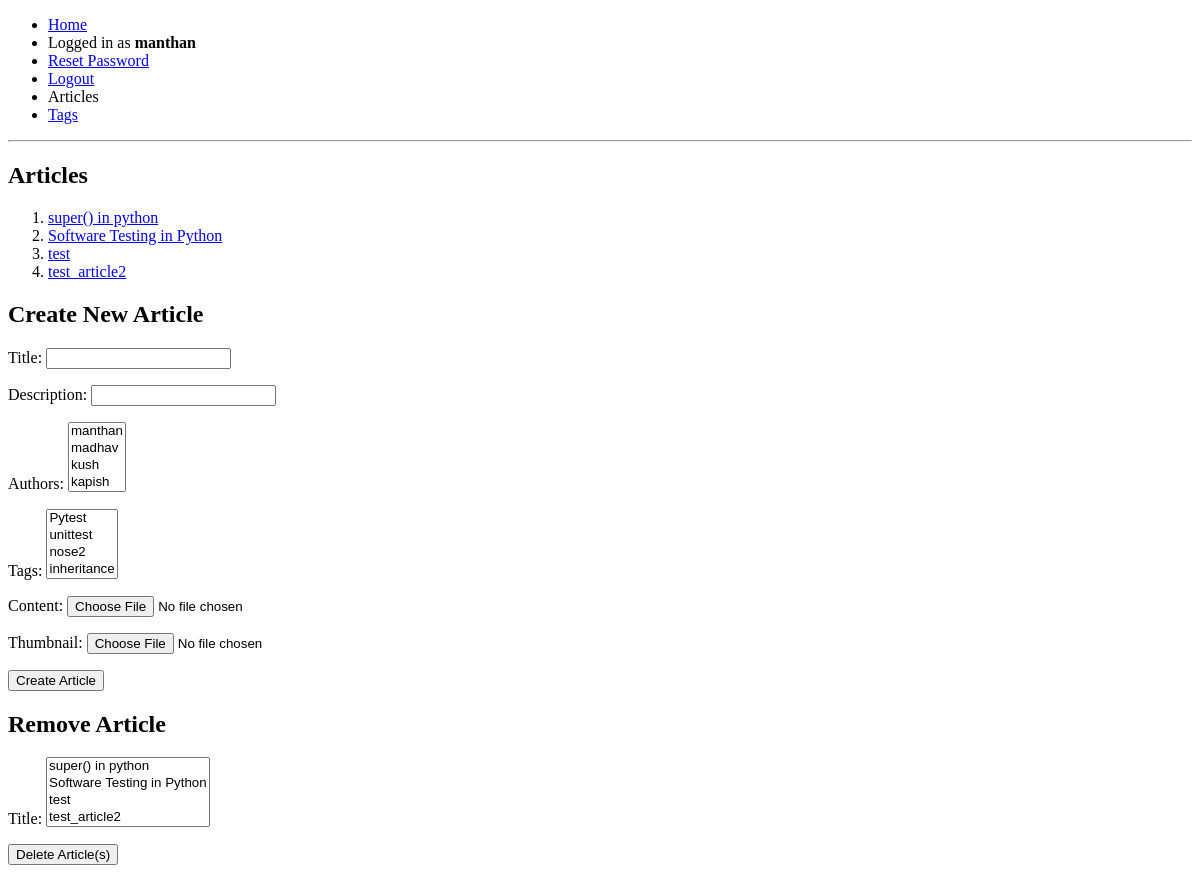
/modify_articles/ (signed in), run on an earlier commit of the app's database.
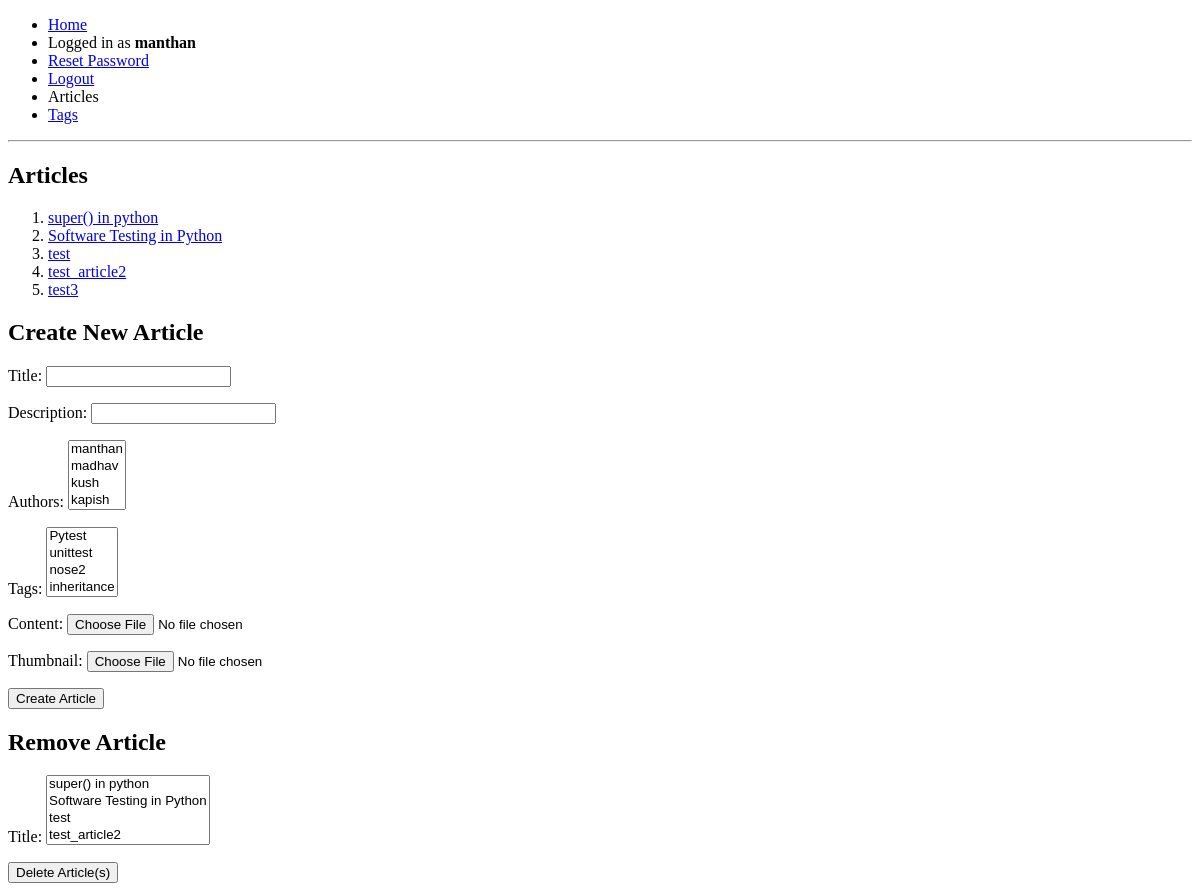
And on a later commit of the database.
### articles/models.py (models this page shows, shortened)
class Article(models.Model):
    title = models.CharField(max_length=50, unique=True)
    description = models.CharField(max_length=200, null=True)
    content = models.FileField(upload_to='uploaded_articles/', unique=True)
    thumbnail = models.ImageField(upload_to='uploaded_articles/')
    authors = models.ManyToManyField(User, related_name='articles_written')
    tags = models.ManyToManyField(Tag, related_name='articles_tagged')
    date_created = models.DateTimeField(auto_now_add=True,
                                        db_column='data_created')

class Tag(models.Model):
    title = models.CharField(max_length=15, unique=True)
    description = models.CharField(max_length=100)
    date_created = models.DateTimeField(auto_now_add=True)
    author = models.ForeignKey(User, on_delete=models.SET_NULL, null=True,
                               related_name='tags_created')
    def __str__(self):
        return self.title

### articles/views.py (the view, shortened to what this page needs)
# urls.py: path('modify_articles/', views.mod_articles, name='modify_articles_url'),
def mod_articles(request):
    if not request.user.is_superuser:
        return redirect('home_url')
    if request.method == 'GET':
        all_articles = Article.objects.all()
        new_article_form = forms.NewArticleForm()
        del_form = forms.DeleteArticle()
        return render(request, 'mod_article.html',
                      {'new_form': new_article_form,
                       'del_form': del_form,
                       'articles': all_articles,
                       })

### articles/forms.py
class NewArticleForm(ModelForm):
    class Meta:
        model = models.Article
        fields = ['title',
                  'description',
                  'authors',
                  'tags',
                  'content',
                  'thumbnail',
                  ]

class DeleteArticle(forms.Form):
    choice = []
    for article in models.Article.objects.all():
        choice.append((article.id, article.title))
    title = forms.MultipleChoiceField(choices=choice)

### templates/mod_article.html (shortened to what this page needs)
{% extends 'base.html' %}
{% block content %}
<h2>Articles</h2>
<ol>
    {% for article in articles %}
    <li><a href="{% url 'article_url' article.id %}">{{article.title}}</a></li>
    {% endfor %}
</ol>
<h2>Create New Article</h2>
<form method="post" enctype="multipart/form-data">
    {{new_form.as_p}}
    <button type="submit" name="new">Create Article</button>
</form>
<h2>Remove Article</h2>
<form method="post">
    {{del_form.as_p}}
    <button type="submit" name="del">Delete Article(s)</button>
</form>
{% endblock %}

### templates/base.html (shortened to what this page needs)
<!DOCTYPE html>
<html lang="en">
<head>
</head>
<body>
<ul>
    {% url 'home_url' as home %}
    {% if request.path == home %}
    <li>Home</li>
    {% else %}
    <li><a href="{% url 'home_url' %}">Home</a></li>
    {% endif %}
    {% if not user.is_authenticated %}
    {% url 'login_url' as login_u %}
    {% if request.path == login_u %}
    <li>Login</li>
    {% else %}
    <li><a href="{% url 'login_url' %}">Login</a></li>
    {% endif %}
    {% url 'signup_url' as signup %}
    {% if request.path == signup %}
    <li>Signup</li>
    {% else %}
    <li><a href="{% url 'signup_url' %}">Signup</a></li>
    {% endif %}
    {% else %}
    <li>Logged in as <strong>{{user}}</strong></li>
    <li><a href="{% url 'password_reset_url' %}">Reset Password</a></li>
    {% url 'logout_url' as logout %}
    {% if request.path == logout %}
    <li>Logout</li>
    {% else %}
    <li><a href="{% url 'logout_url' %}">Logout</a></li>
    {% endif %}
    {% if user.is_superuser %}
    {% url 'modify_articles_url' as mod_art %}
    {% if request.path == mod_art %}
    <li>Articles</li>
    {% else %}
    <li><a href="{% url 'modify_articles_url' %}">Articles</a></li>
    {% endif %}
    {% url 'modify_tags_url' as mod_tags %}
    {% if request.path == mod_tags %}
    <li>Tags</li>
    {% else %}
    <li><a href="{% url 'modify_tags_url' %}">Tags</a></li>
    {% endif %}
    {% endif %}
    {% endif %}
</ul>
<hr>
{% block content %}
{% endblock %}
</body>
</html>

What changed in the data, as far as the page shows it:
added Article: title "test3"
